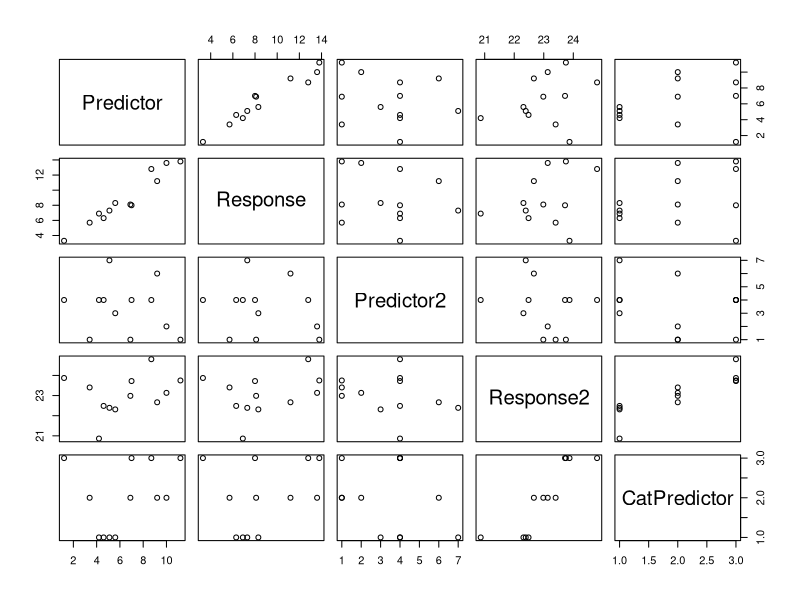
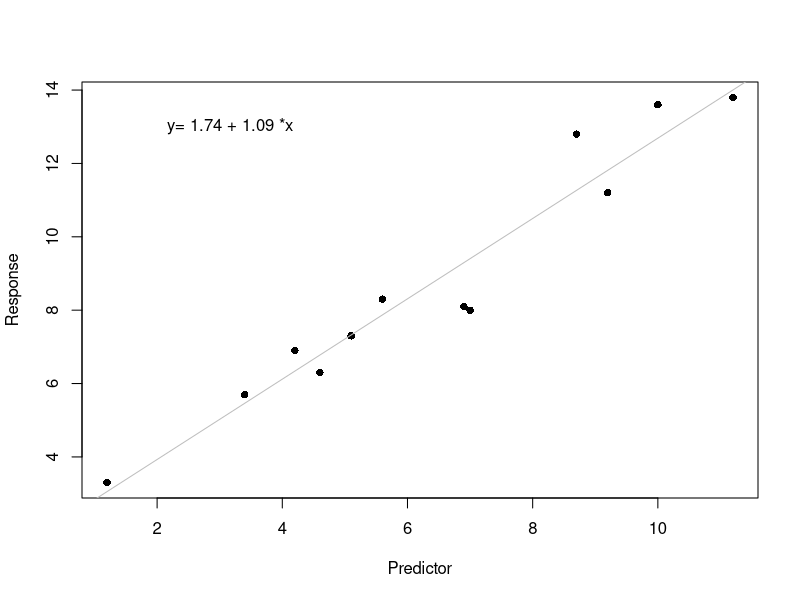
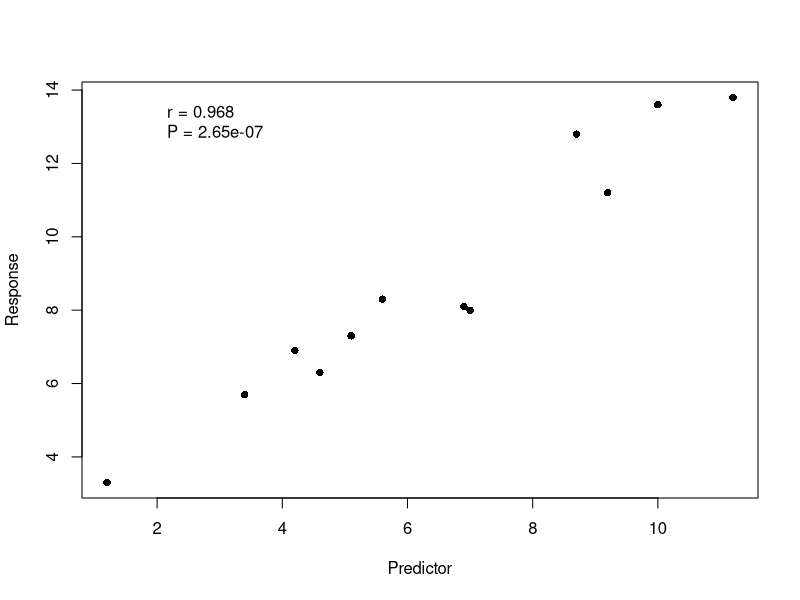

R code for these plots, in order:
## ---- chunk 1
reg.data <- data.frame(
  Predictor = c(4.2, 5.6, 5.1, 4.6, 9.2, 6.9, 10, 3.4, 7, 11.2, 1.2, 8.7), 
  Response = c(6.9, 8.3, 7.3, 6.3, 11.2, 8.1, 13.6, 5.7, 8, 13.8, 3.3, 12.8))
## ---- chunk 2
var(reg.data$Predictor)
## ---- chunk 3
#var and cov both give the same answer
var(reg.data)
cov(reg.data)
## ---- chunk 4
fit<-lm(Response~Predictor,data=reg.data)
summary(fit)
anova(fit)
## ---- chunk 5
names(fit) #Recall that "fit" is the name I gave the lm model
fit$residuals #Gives the residuals
fit$coefficients #Gives the slope and intercept
## ---- chunk 6
cor.test(reg.data$Predictor, reg.data$Response)
#Same as above
cor.test(reg.data$Response, reg.data$Predictor)
## ---- chunk 7
cor.test(reg.data$Predictor, reg.data$Response, alt = "less")
## ---- chunk 8
cor.test(reg.data$Predictor, reg.data$Response, method = "spearman")
## ---- chunk 9
#Create some more fake data
reg.data2 <- data.frame(reg.data, Predictor2 = rpois(12, 3), Response2 = sort(rnorm(12, 23)), CatPredictor = gl(3, 4, labels = c("Low", "Med", "High")))
#Plot the all the fake data
plot(reg.data2)
## ---- chunk 10
plot(Response ~ Predictor, data = reg.data, pch = 16)
abline(fit, col = "grey")
#I pull the values for the best fit line from fit to display on the graph
i <- round(fit$coef[[1]], 2) #i for the intercept
s <- round(fit$coef[[2]], 2) #s for the slope
text(2, 13, paste("y=", i, "+", s, "*x"), pos = 4)
## ---- chunk 11
plot(Response ~ Predictor, data = reg.data, pch = 16)
#I pull information out of cor.test to display on the graph
corInfo <- cor.test(reg.data$Predictor, reg.data$Response)
text(2, 13, paste("r = ", signif(corInfo[["estimate"]], 3), "\nP = ", signif(corInfo[["p.value"]], 3), sep = ""), pos = 4) #\n returns to next line
